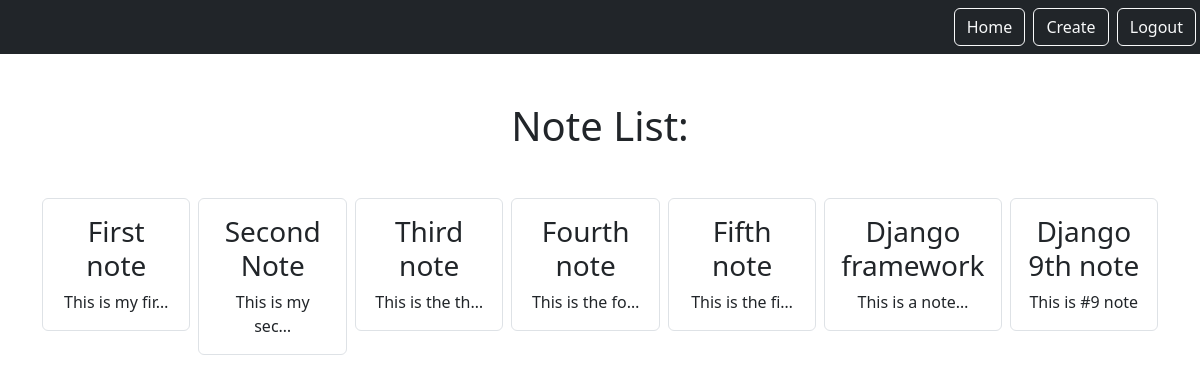
Page /smart/notes (signed in) on the committed database.
### notes/models.py (models this page shows)
class Note(models.Model):
    title = models.CharField(max_length=200)
    text = models.TextField()
    created = models.DateTimeField(auto_now_add=True)
    likes = models.PositiveSmallIntegerField(default=0)
    user = models.ForeignKey(User, on_delete=models.CASCADE, related_name='notes')
    is_public = models.BooleanField(default=False)

### notes/views.py (the view)
# urls.py: path('notes', views.NotesListView.as_view(), name='notes.list'),
class NotesListView(LoginRequiredMixin, ListView):
    model = Note
    context_object_name = 'notes'
    template_name = 'notes/list.html'
    login_url = '/admin'
    def get_queryset(self):
        return self.request.user.notes.all()

### notes/templates/notes/list.html (shortened to what this page needs)
{% extends 'base.html' %}
{% block content %}
<h1 class="my-5">Note List:</h1>
<div class="row row-cols3 g-2">
    {% for note in notes %}
    <div class="col">
        <div class="p-3 border rounded">
            <a href="{% url 'notes.detail' pk=note.id %}" class="text-dark text-decoration-none">
                <h3>{{ note.title }}</h3>
            </a>
            {{ note.text | truncatechars:15 }}
        </div>
    </div>
    {% endfor %}
</div>
{% endblock %}

### static/templates/base.html (shortened to what this page needs)
{% load static %}
<!DOCTYPE html>
<html lang="en">
<head>
    <link rel="stylesheet" href="{% static 'css/style.css' %}" type="text/css">
    <link href="https://cdn.jsdelivr.net/npm/bootstrap@5.3.2/dist/css/bootstrap.min.css" rel="stylesheet">
</head>
<body>
    <nav class="navbar navbar-dark bg-dark">
        <div class="ms-auto">
            {% if user.is_authenticated %}
            <a href="{% url 'notes.list' %}" class="btn btn-outline-light me-1">Home</a>
            <a href="{% url 'notes.new' %}" class="btn btn-outline-light me-1">Create</a>
            <form action="{% url 'logout' %}" method="POSt" class="d-inline">
                <input type="submit" class="btn btn-outline-light me-1" value='Logout'>
            </form>
            {% else %}
            <a href="{% url 'login' %}" class="btn btn-outline-light me-1">Login</a>
            <a href="{% url 'signup' %}" class="btn btn-outline-light me-1">Signup</a>
            {% endif %}
        </div>
    </nav>
    <div class="my-5 text-center container">
        {% block content %}
        {% endblock %}
    </div>
</body>
</html>

### rows in the picture
Note: title "First note", text "This is my fir…"
Note: title "Second Note", text "This is my sec…"
Note: title "Third note", text "This is the th…"
Note: title "Fourth note", text "This is the fo…"
Note: title "Fifth note", text "This is the fi…"
Note: title "Django framework", text "This is a note…"
Note: title "Django 9th note", text "This is #9 note"
